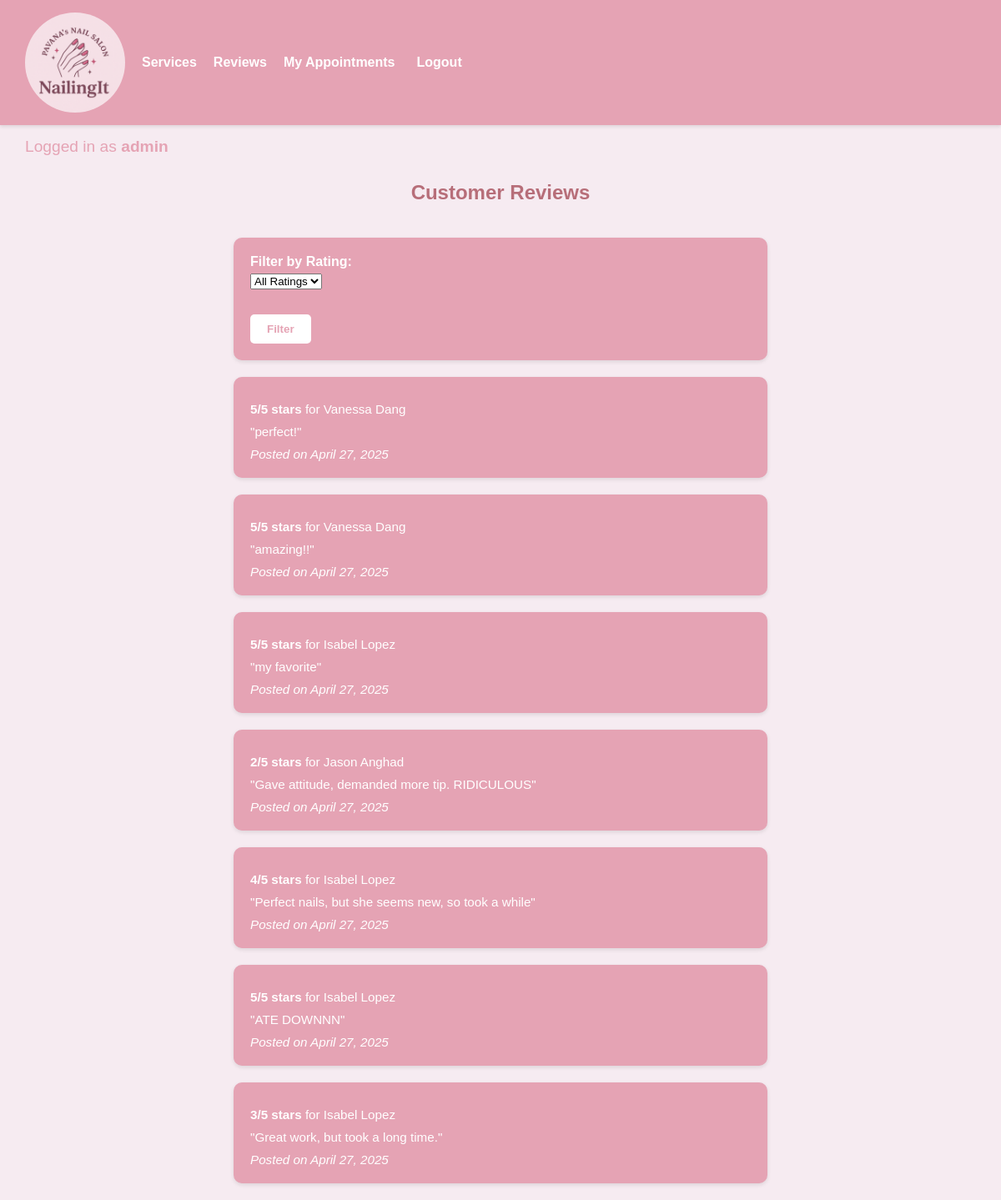
Screenshot of /reviews/ (signed in) with the database file from the repository.
### project/models.py (models this page shows, shortened)
class Review(models.Model):
    technician = models.ForeignKey(NailTechnician, on_delete=models.CASCADE)
    customer = models.ForeignKey(Customer, on_delete=models.SET_NULL, null=True, blank=True)
    appointment = models.ForeignKey(Appointment, on_delete=models.SET_NULL, null=True, blank=True)
    rating = models.IntegerField(choices=[(i, f"{i} stars") for i in range(1, 6)])
    comment = models.TextField(blank=True)
    timestamp = models.DateTimeField(auto_now_add=True)

class NailTechnician(models.Model):
    first_name = models.CharField(max_length=100)
    last_name = models.CharField(max_length=100)
    def __str__(self):
        return f"{self.first_name} {self.last_name}"

### project/views.py (the view)
# urls.py: path("reviews/", ReviewListView.as_view(), name="reviews"),
class ReviewListView(ListView):
    model = Review
    template_name = "project/reviews.html"
    context_object_name = "reviews"
    def get_context_data(self, **kwargs):
        context = super().get_context_data(**kwargs)
        context['ratings'] = range(1, 6)
        return context
    def get_queryset(self):
        queryset = super().get_queryset().order_by('-timestamp')
        selected_rating = self.request.GET.get('rating')
        if selected_rating:
            queryset = queryset.filter(rating=selected_rating)
        return queryset

### project/templates/project/reviews.html (shortened to what this page needs)
{% extends "project/base.html" %}
{% block content %}
<h2>Customer Reviews</h2>
<div class="service-container">
  <form method="get" class="service-card appointment-form">
    <div class="form-group">
      <label for="rating"><strong>Filter by Rating:</strong></label>
      <select name="rating" id="rating" class="styled-dropdown">
        <option value="">All Ratings</option>
      </select>
    </div>
    <button type="submit" class="submit-btn">Filter</button>
  </form>
  {% if reviews %}
    {% for review in reviews %}
      <div class="service-card">
        <p><strong>{{ review.rating }}/5 stars</strong> for {{ review.technician }}</p>
        <p>"{{ review.comment }}"</p>
        <p><em>Posted on {{ review.timestamp|date:"F j, Y" }}</em></p>
      </div>
    {% endfor %}
  {% else %}
    <p>No reviews have been posted yet.</p>
  {% endif %}
</div>
{% endblock %}

### project/templates/project/base.html (shortened to what this page needs)
{% load static %}
<!DOCTYPE html>
<html>
<head>
  <link rel="stylesheet" href="{% static 'nail_salon.css' %}">
</head>
<body>
  <div class="navbar">
    <img id="logo" src="{% static 'logo.png' %}" alt="Nail Salon Logo">
    <div class="nav-links">
      <a href="{% url 'service_list' %}" class="nav-link">Services</a>
      <a href="{% url 'reviews' %}" class="nav-link">Reviews</a>
      {% if user.is_authenticated %}
        <a href="{% url 'my_appointments' %}" class="nav-link">My Appointments</a>
        <form method="post" action="{% url 'logout' %}" class="inline-form">
          <button type="submit" class="nav-link">Logout</button>
        </form>
      {% else %}
        <a href="{% url 'login' %}" class="nav-link">Login</a>
        <a href="{% url 'register' %}" class="nav-link">Register</a>
      {% endif %}
    </div>
  </div>
  {% if user.is_authenticated %}
    <p class="login-status">Logged in as <strong>{{ user.username }}</strong></p>
  {% else %}
    <p class="login-status">Not logged in</p>
  {% endif %}
  {% block content %}{% endblock %}
</body>
</html>

### static/nail_salon.css (style rules this page uses)
body { background-color: #F6EBF1; font-family: 'Montserrat', sans-serif; color: #333; margin: 0; padding: 0; }
.navbar { display: flex; align-items: center; padding: 15px 30px; background-color: #E5A3B4; box-shadow: 0 2px 4px rgba(0,0,0,0.1); }
#logo { width: 120px; height: 120px; object-fit: cover; border-radius: 50%; margin-right: 20px; }
.nav-links { display: flex; align-items: center; }
.nav-link { text-decoration: none; color: #fff; margin-right: 20px; font-weight: 600; font-size: 1em; background: none; border: none; cursor: pointer; font-family: 'Montserrat', sans-serif; }
.inline-form { display: inline; }
.login-status { font-size: 1.2em; margin: 15px 30px; font-weight: 500; color: #E5A3B4; }
.login-status strong { color: #E5A3B4; font-weight: 700; }
.service-container { display: flex; flex-direction: column; align-items: center; gap: 20px; padding: 20px 0; }
.service-card { background-color: #E5A3B4; border-radius: 10px; padding: 20px; width: 60%; max-width: 600px; box-shadow: 0 2px 5px rgba(0,0,0,0.1); transition: transform 0.2s ease; color: #fff; }
.service-card p { margin: 10px 0 0 0; font-size: 0.95em; color: #fff; }
h1, h2 { text-align: center; color: #B76E79; margin-top: 30px; font-weight: 700; }
.appointment-form { display: flex; flex-direction: column; }
.form-group { margin-bottom: 15px; font-size: 1em; color: #fff; }
.form-group label { display: block; margin-bottom: 5px; font-weight: 600; }
.submit-btn { background-color: #fff; color: #E5A3B4; font-weight: 700; border: none; padding: 10px 20px; border-radius: 5px; cursor: pointer; align-self: flex-start; transition: background-color 0.3s ease; margin-top: 15px; }

### rows the page displays
Review: rating "5", technician "Vanessa Dang", comment "perfect!", timestamp "April 27, 2025"
Review: rating "5", technician "Vanessa Dang", comment "amazing!!", timestamp "April 27, 2025"
Review: rating "5", technician "Isabel Lopez", comment "my favorite", timestamp "April 27, 2025"
Review: rating "2", technician "Jason Anghad", comment "Gave attitude, demanded more tip. RIDICULOUS", timestamp "April 27, 2025"
Review: rating "4", technician "Isabel Lopez", comment "Perfect nails, but she seems new, so took a while", timestamp "April 27, 2025"
Review: rating "5", technician "Isabel Lopez", comment "ATE DOWNNN", timestamp "April 27, 2025"
Review: rating "3", technician "Isabel Lopez", comment "Great work, but took a long time.", timestamp "April 27, 2025"

### other values shown
{{ user.username }} "admin"
